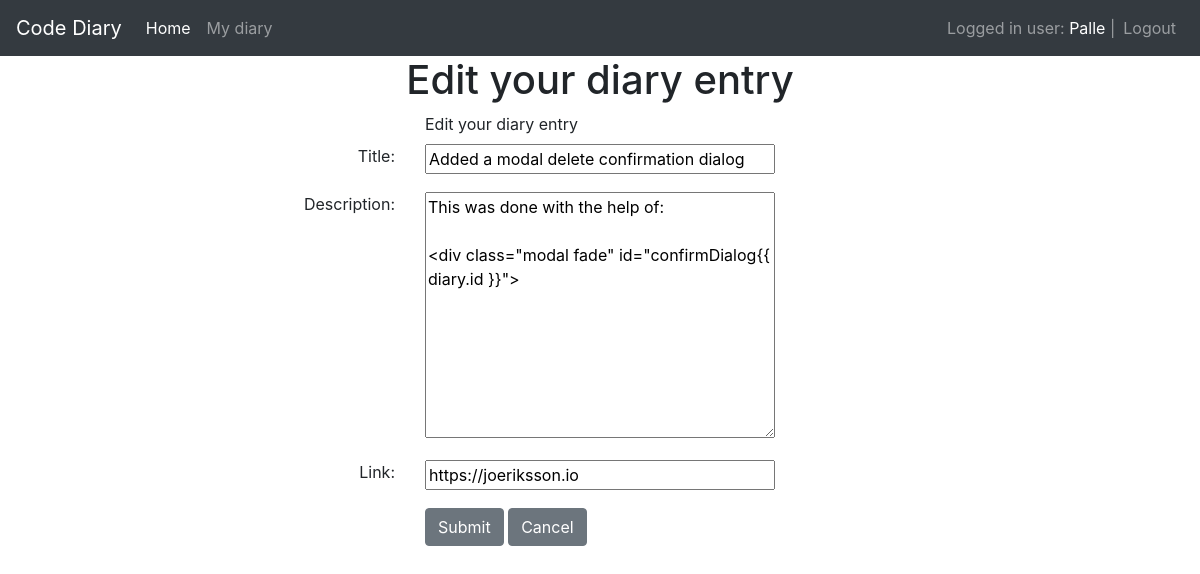
Page /diaries/edit/5 (signed in) on the committed database.
### app/models/users.py (models this page shows, shortened)
class User(UserMixin, db.Model):
    id = db.Column(db.Integer, primary_key=True)
    username = db.Column(db.String(80), unique=True, nullable=False)
    password = db.Column(db.String(120), unique=False, nullable=False)
    firstname = db.Column(db.String(100), unique=False)
    lastname = db.Column(db.String(100), unique=False)
    email = db.Column(db.String(100))
    diaries = db.relationship('Diary', backref='user', lazy=True)

### app/models/diaries.py (models this page shows, shortened)
class Diary(db.Model):
    id = db.Column(db.Integer, primary_key=True)
    title = db.Column(db.String(100), nullable=False)
    description = db.Column(db.String(500))
    link = db.Column(db.String(256))
    created_date = db.Column(db.DateTime, default=datetime.now)  # new field
    user_id = db.Column(db.Integer, db.ForeignKey('user.id'), nullable=False)

### app/views/diaries.py (the view, shortened to what this page needs)
@diary_blueprint.route('/edit/<string:diary_id>', methods=['GET', 'POST'])
@login_required
def edit_diary(diary_id):
    diary = load_diary(diary_id)
    return render_template('diaries/edit.html', diary=diary)

### app/views/diaries.py (called while the page is built)
def load_diary(diary_id):
    diary = Diary.query.filter_by(id=diary_id).first()
    return diary

### app/views/users.py (called while the page is built)
@login_manager.user_loader
def load_user(user_id):
    return User.query.get(int(user_id))

### app/templates/diaries/edit.html
{% extends 'base.html' %}
{% block content %}
    <div class="container text-center">
        <h1>Edit your diary entry</h1>
        <div>
            <form method="POST">
                <div class="row">
                    <div class="col-sm"></div>
                    <div class="col-md text-left">
                        <label for="Diary Creation">Edit your diary entry</label>
                    </div>
                    <div class="col-sm"></div>
                </div>
                <div class="form-group">
                    <div class="row">
                        <div class="col-sm text-right">
                            <label for="title">Title: </label>
                        </div>
                        <div class="col-md text-left">
                            <input class="w-100" type="text" name="title" value="{{ diary.title }}">
                        </div>
                        <div class="col-sm"></div>
                    </div>
                </div>
                <div class="form-group">
                    <div class="row">
                        <div class="col-sm text-right">
                            <label for="description">Description: </label>
                        </div>
                        <div class="col-md text-left">
                            <textarea class="w-100" name="description" rows="10">{{ diary.description }}</textarea>
                        </div>
                        <div class="col-sm"></div>
                    </div>
                </div>
                <div class="form-group">
                    <div class="row">
                        <div class="col-sm text-right">
                            <label for="link">Link: </label>
                        </div>
                        <div class="col-md text-left">
                            <input class="w-100" type="url" name="link" value="{{ diary.link }}">
                        </div>
                        <div class="col-sm"></div>
                    </div>
                </div>
                <div class="form-group">
                    <div class="row">
                        <div class="col-sm text-right"></div>
                        <div class="col-md text-left">
                            <button class="btn btn-secondary" type="submit" value="Submit">Submit</button>
                            <a class="btn btn-secondary" href="{{ url_for('diaries.index') }}" role="button">Cancel</a>
                        </div>
                        <div class="col-sm"></div>
                    </div>
                </div>
            </form>
        </div>
    </div>
{% endblock %}

### app/templates/base.html (shortened to what this page needs)
<!DOCTYPE html>
<html lang="en">
<head>
    <link rel="stylesheet" href="https://stackpath.bootstrapcdn.com/bootstrap/4.3.1/css/bootstrap.min.css"
>
</head>
<body>
<nav class="navbar navbar-expand-lg navbar-dark bg-dark">
    <a class="navbar-brand" href="/">Code Diary</a>
    <div class="collapse navbar-collapse" id="navbarNavAltMarkup">
        <div class="navbar-nav">
            <a class="nav-item nav-link active" href="/">Home <span class="sr-only">(current)</span></a>
            {% if current_user.is_authenticated %}
                <a class="nav-item nav-link" href="/diaries">My diary</a>
            {% endif %}
        </div>
    </div>
    {% if current_user.is_authenticated %}
        <ul class="navbar-nav ml-auto">
            <li class="navbar-text">
                Logged in user:
                <a href={{ url_for('users.edit_user') }}> {{ current_user.username }}</a> |
            </li>
            <li><a class="nav-item nav-link" href="{{ url_for('users.logout') }}">Logout</a></li>
        </ul>
    {% endif %}
</nav>
{% block content %}
{% endblock %}
</body>
</html>

### rows in the picture
User: username "Palle"
Diary: title "Added a modal delete confirmation dialog", description "This was done with the help of: <div class=\"modal fade\" id=\"confirmDialog{{ diary.id }}\">", link "https://joeriksson.io"
